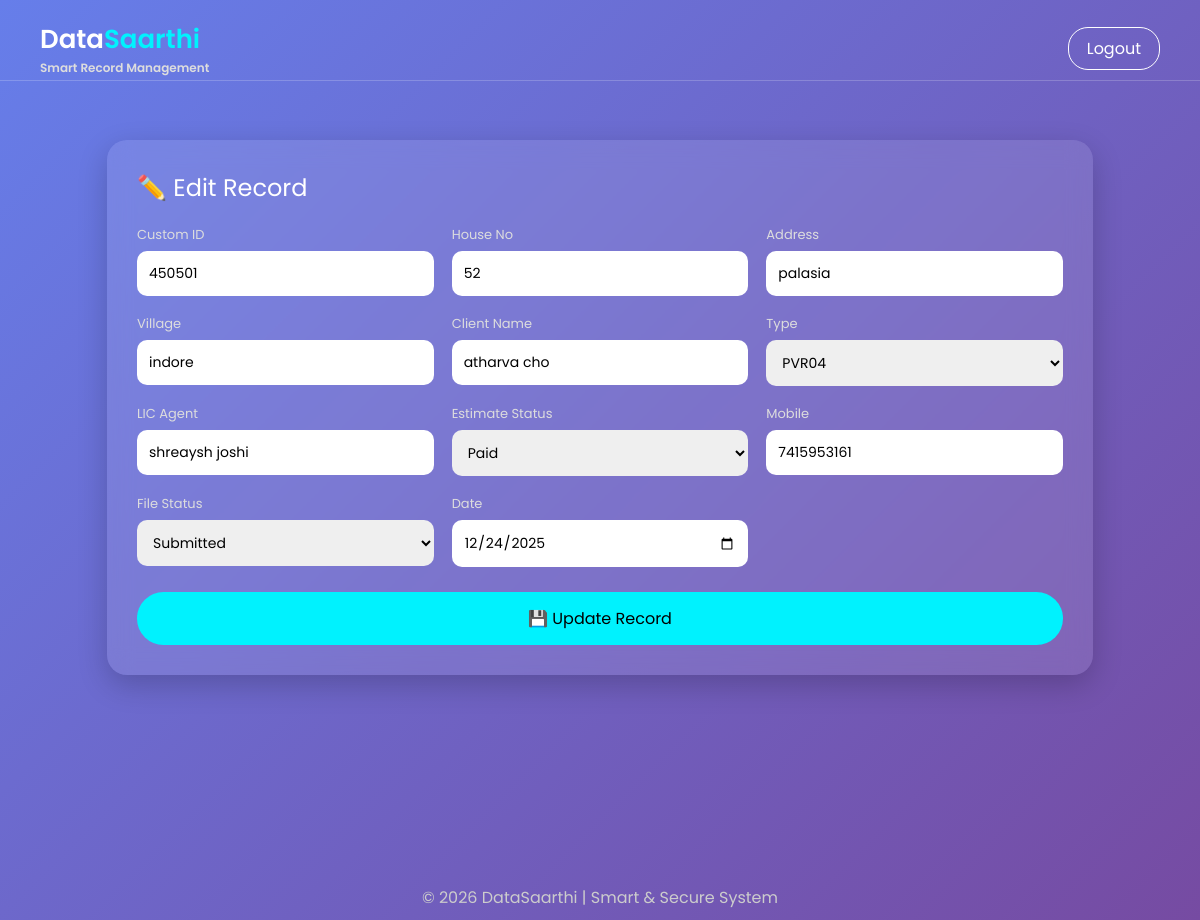
Page /edit/2/ (signed in) on the committed database.
### reports/models.py (models this page shows, shortened)
class Report(models.Model):
    custom_id = models.CharField(max_length=50, unique=True)
    house_no = models.CharField(max_length=50)
    address = models.TextField()
    village = models.CharField(max_length=100)
    client_name = models.CharField(max_length=100)
    TYPE_CHOICES = [
        ('PVR01', 'PVR01'),
        ('PVR02', 'PVR02'),
        ('PVR03', 'PVR03'),
        ('PVR04', 'PVR04'),
    ]
    type = models.CharField(max_length=10, choices=TYPE_CHOICES)
    SUB_TYPE_CHOICES = [
        ('Flat', 'Flat'),
        ('House', 'House'),
    ]
    sub_type = models.CharField(max_length=10, choices=SUB_TYPE_CHOICES, blank=True, null=True)
    lic_agent_name = models.CharField(max_length=100)
    ESTIMATE_STATUS_CHOICES = [
        ('Paid', 'Paid'),
        ('Pending', 'Pending'),
    ]
    estimate_status = models.CharField(max_length=10, choices=ESTIMATE_STATUS_CHOICES)
    client_mobile = models.CharField(max_length=15)
    FILE_STATUS_CHOICES = [
        ('Submitted', 'Submitted'),
        ('Not Submitted', 'Not Submitted'),
    ]
    file_status = models.CharField(max_length=15, choices=FILE_STATUS_CHOICES)
    date = models.DateField()
    user = models.ForeignKey(User, on_delete=models.CASCADE)

### reports/views.py (the view, shortened to what this page needs)
# urls.py: path('edit/<int:id>/', views.edit_record, name='edit'),
def edit_record(request, id):
    record = get_object_or_404(Report, id=id, user=request.user)
    return render(request, 'edit.html', {'record': record})

### templates/edit.html (shortened to what this page needs)
<!DOCTYPE html>
<html lang="en">
<head>
</head>
<body>
<div class="navbar">
    <div class="logo">
        Data<span>Saarthi</span>
        <div class="tagline">Smart Record Management</div>
    </div>
    <a href="#" class="logout">Logout</a>
</div>
<div class="header-line"></div>
<div class="container">
<div class="card">
<div class="title">✏️ Edit Record</div>
<form method="POST">
<div class="grid">
<div class="field">
<label>Custom ID</label>
<input type="text" name="custom_id" value="{{ record.custom_id }}">
</div>
<div class="field">
<label>House No</label>
<input type="text" name="house_no" value="{{ record.house_no }}">
</div>
<div class="field">
<label>Address</label>
<input type="text" name="address" value="{{ record.address }}">
</div>
<div class="field">
<label>Village</label>
<input type="text" name="village" value="{{ record.village }}">
</div>
<div class="field">
<label>Client Name</label>
<input type="text" name="client_name" value="{{ record.client_name }}">
</div>
<div class="field">
<label>Type</label>
<select name="type" id="type">
<option value="PVR04" {% if record.type == "PVR04" %}selected{% endif %}>PVR04</option>
</select>
</div>
<div class="field">
<label>LIC Agent</label>
<input type="text" name="lic_agent_name" value="{{ record.lic_agent_name }}">
</div>
<div class="field">
<label>Estimate Status</label>
<select name="estimate_status">
<option value="Paid" {% if record.estimate_status == "Paid" %}selected{% endif %}>Paid</option>
</select>
</div>
<div class="field">
<label>Mobile</label>
<input type="text" name="client_mobile" value="{{ record.client_mobile }}">
</div>
<div class="field">
<label>File Status</label>
<select name="file_status">
<option value="Submitted" {% if record.file_status == "Submitted" %}selected{% endif %}>Submitted</option>
</select>
</div>
<div class="field">
<label>Date</label>
<input type="date" name="date" value="{{ record.date|date:'Y-m-d' }}">
</div>
</div>
<button class="btn">💾 Update Record</button>
</form>
</div>
</div>
<div class="footer">
© 2026 DataSaarthi | Smart & Secure System
</div>
</body>
</html>

### templates/edit.html (style rules this page uses)
* { margin: 0; padding: 0; box-sizing: border-box; font-family: 'Poppins', sans-serif; }
body { min-height: 100vh; background: linear-gradient(135deg, #667eea, #764ba2); }
.navbar { position: fixed; top: 0; width: 100%; padding: 20px 40px; display: flex; justify-content: space-between; align-items: center; }
.logo { color: white; font-size: 26px; font-weight: 600; }
.logo span { color: #00f2fe; }
.tagline { font-size: 12px; color: #ddd; }
.logout { color: white; border: 1px solid white; padding: 8px 18px; border-radius: 20px; text-decoration: none; }
.header-line { position: fixed; top: 80px; width: 100%; height: 1px; background: rgba(255,255,255,0.2); }
.container { margin-top: 120px; display: flex; justify-content: center; padding: 20px; }
.card { width: 85%; max-width: 1100px; background: rgba(255,255,255,0.1); padding: 30px; border-radius: 20px; backdrop-filter: blur(12px); box-shadow: 0 10px 30px rgba(0,0,0,0.2); }
.title { color: white; font-size: 24px; margin-bottom: 20px; }
.grid { display: grid; grid-template-columns: repeat(3, 1fr); gap: 18px; }
.field { display: flex; flex-direction: column; }
label { color: #ddd; font-size: 13px; margin-bottom: 6px; }
input, select { padding: 12px; border-radius: 10px; border: none; outline: none; font-size: 14px; }
.btn { margin-top: 25px; padding: 14px; border-radius: 50px; border: none; background: #00f2fe; color: black; font-size: 16px; cursor: pointer; transition: 0.3s; width: 100%; }
.footer { position: fixed; bottom: 10px; width: 100%; text-align: center; color: #ccc; }

### rows in the picture
Report: custom_id "450501", house_no "52", address "palasia", village "indore", client_name "atharva cho", type "PVR04", lic_agent_name "shreaysh joshi", estimate_status "Paid", client_mobile "7415953161", file_status "Submitted", date "12/24/2025"
